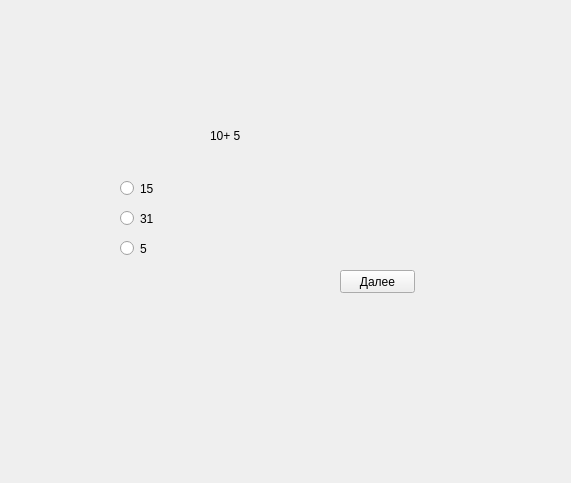
<?xml version="1.0" encoding="UTF-8"?>
<ui version="4.0">
 <class>Form</class>
 <widget class="QWidget" name="Form">
  <property name="geometry">
   <rect>
    <x>0</x>
    <y>0</y>
    <width>571</width>
    <height>483</height>
   </rect>
  </property>
  <property name="windowTitle">
   <string>Form</string>
  </property>
  <widget class="QStackedWidget" name="stackedWidget">
   <property name="geometry">
    <rect>
     <x>60</x>
     <y>50</y>
     <width>381</width>
     <height>261</height>
    </rect>
   </property>
   <property name="currentIndex">
    <number>2</number>
   </property>
   <widget class="QWidget" name="page">
    <widget class="QLabel" name="label">
     <property name="geometry">
      <rect>
       <x>150</x>
       <y>40</y>
       <width>91</width>
       <height>31</height>
      </rect>
     </property>
     <property name="styleSheet">
      <string notr="true">font: 25pt &quot;MS Shell Dlg 2&quot;;</string>
     </property>
     <property name="text">
      <string>ТЕСТ </string>
     </property>
    </widget>
    <widget class="QPushButton" name="pushButton">
     <property name="geometry">
      <rect>
       <x>150</x>
       <y>170</y>
       <width>81</width>
       <height>41</height>
      </rect>
     </property>
     <property name="text">
      <string>НАЧАТЬ!</string>
     </property>
    </widget>
   </widget>
   <widget class="QWidget" name="page_2">
    <widget class="QLabel" name="label_2">
     <property name="geometry">
      <rect>
       <x>130</x>
       <y>40</y>
       <width>141</width>
       <height>21</height>
      </rect>
     </property>
     <property name="styleSheet">
      <string notr="true">font: 11pt &quot;MS Shell Dlg 2&quot;;</string>
     </property>
     <property name="text">
      <string>Тебя зовут Рим?</string>
     </property>
    </widget>
    <widget class="QRadioButton" name="radioButton">
     <property name="geometry">
      <rect>
       <x>60</x>
       <y>100</y>
       <width>82</width>
       <height>17</height>
      </rect>
     </property>
     <property name="text">
      <string>ДА</string>
     </property>
    </widget>
    <widget class="QRadioButton" name="radioButton_2">
     <property name="geometry">
      <rect>
       <x>60</x>
       <y>130</y>
       <width>82</width>
       <height>17</height>
      </rect>
     </property>
     <property name="text">
      <string>НЕТ</string>
     </property>
    </widget>
    <widget class="QPushButton" name="pushButton_2">
     <property name="geometry">
      <rect>
       <x>280</x>
       <y>220</y>
       <width>75</width>
       <height>23</height>
      </rect>
     </property>
     <property name="text">
      <string>Далее</string>
     </property>
    </widget>
   </widget>
   <widget class="QWidget" name="page_3">
    <widget class="QRadioButton" name="radioButton_3">
     <property name="geometry">
      <rect>
       <x>60</x>
       <y>130</y>
       <width>82</width>
       <height>17</height>
      </rect>
     </property>
     <property name="text">
      <string>15</string>
     </property>
    </widget>
    <widget class="QRadioButton" name="radioButton_4">
     <property name="geometry">
      <rect>
       <x>60</x>
       <y>160</y>
       <width>82</width>
       <height>17</height>
      </rect>
     </property>
     <property name="text">
      <string>31</string>
     </property>
    </widget>
    <widget class="QRadioButton" name="radioButton_5">
     <property name="geometry">
      <rect>
       <x>60</x>
       <y>190</y>
       <width>82</width>
       <height>17</height>
      </rect>
     </property>
     <property name="text">
      <string>5</string>
     </property>
    </widget>
    <widget class="QLabel" name="label_3">
     <property name="geometry">
      <rect>
       <x>150</x>
       <y>70</y>
       <width>101</width>
       <height>31</height>
      </rect>
     </property>
     <property name="text">
      <string>10+ 5</string>
     </property>
    </widget>
    <widget class="QPushButton" name="pushButton_3">
     <property name="geometry">
      <rect>
       <x>280</x>
       <y>220</y>
       <width>75</width>
       <height>23</height>
      </rect>
     </property>
     <property name="text">
      <string>Далее</string>
     </property>
    </widget>
   </widget>
   <widget class="QWidget" name="page_4">
    <widget class="QRadioButton" name="radioButton_6">
     <property name="geometry">
      <rect>
       <x>50</x>
       <y>120</y>
       <width>82</width>
       <height>17</height>
      </rect>
     </property>
     <property name="text">
      <string>20</string>
     </property>
    </widget>
    <widget class="QRadioButton" name="radioButton_7">
     <property name="geometry">
      <rect>
       <x>50</x>
       <y>150</y>
       <width>82</width>
       <height>17</height>
      </rect>
     </property>
     <property name="text">
      <string>100</string>
     </property>
    </widget>
    <widget class="QRadioButton" name="radioButton_8">
     <property name="geometry">
      <rect>
       <x>50</x>
       <y>180</y>
       <width>82</width>
       <height>17</height>
      </rect>
     </property>
     <property name="text">
      <string>50</string>
     </property>
    </widget>
    <widget class="QLabel" name="label_4">
     <property name="geometry">
      <rect>
       <x>160</x>
       <y>70</y>
       <width>91</width>
       <height>21</height>
      </rect>
     </property>
     <property name="text">
      <string>10 * 10</string>
     </property>
    </widget>
    <widget class="QPushButton" name="pushButton_4">
     <property name="geometry">
      <rect>
       <x>290</x>
       <y>230</y>
       <width>75</width>
       <height>23</height>
      </rect>
     </property>
     <property name="text">
      <string>Далее</string>
     </property>
    </widget>
   </widget>
   <widget class="QWidget" name="page_5">
    <widget class="QPushButton" name="pushButton_5">
     <property name="geometry">
      <rect>
       <x>290</x>
       <y>230</y>
       <width>75</width>
       <height>23</height>
      </rect>
     </property>
     <property name="text">
      <string>Далее</string>
     </property>
    </widget>
    <widget class="QLabel" name="label_5">
     <property name="geometry">
      <rect>
       <x>160</x>
       <y>50</y>
       <width>121</width>
       <height>21</height>
      </rect>
     </property>
     <property name="text">
      <string>Сосал? </string>
     </property>
    </widget>
    <widget class="QRadioButton" name="radioButton_9">
     <property name="geometry">
      <rect>
       <x>60</x>
       <y>120</y>
       <width>82</width>
       <height>17</height>
      </rect>
     </property>
     <property name="text">
      <string>ДА</string>
     </property>
    </widget>
    <widget class="QRadioButton" name="radioButton_10">
     <property name="geometry">
      <rect>
       <x>60</x>
       <y>150</y>
       <width>82</width>
       <height>17</height>
      </rect>
     </property>
     <property name="text">
      <string>НЕТ</string>
     </property>
    </widget>
    <widget class="QRadioButton" name="radioButton_11">
     <property name="geometry">
      <rect>
       <x>60</x>
       <y>180</y>
       <width>82</width>
       <height>17</height>
      </rect>
     </property>
     <property name="text">
      <string>ВОЗМОЖНО</string>
     </property>
    </widget>
   </widget>
   <widget class="QWidget" name="page_6">
    <widget class="QPushButton" name="pushButton_6">
     <property name="geometry">
      <rect>
       <x>290</x>
       <y>230</y>
       <width>75</width>
       <height>23</height>
      </rect>
     </property>
     <property name="text">
      <string>Далее</string>
     </property>
    </widget>
    <widget class="QRadioButton" name="radioButton_12">
     <property name="geometry">
      <rect>
       <x>40</x>
       <y>120</y>
       <width>82</width>
       <height>17</height>
      </rect>
     </property>
     <property name="text">
      <string>РКН</string>
     </property>
    </widget>
    <widget class="QRadioButton" name="radioButton_13">
     <property name="geometry">
      <rect>
       <x>40</x>
       <y>160</y>
       <width>82</width>
       <height>17</height>
      </rect>
     </property>
     <property name="text">
      <string>Инстаграмм</string>
     </property>
    </widget>
    <widget class="QRadioButton" name="radioButton_14">
     <property name="geometry">
      <rect>
       <x>40</x>
       <y>200</y>
       <width>82</width>
       <height>17</height>
      </rect>
     </property>
     <property name="text">
      <string>Телерамм</string>
     </property>
    </widget>
    <widget class="QLabel" name="label_6">
     <property name="geometry">
      <rect>
       <x>140</x>
       <y>60</y>
       <width>121</width>
       <height>16</height>
      </rect>
     </property>
     <property name="text">
      <string>Что запрещено в РФ?</string>
     </property>
    </widget>
   </widget>
   <widget class="QWidget" name="page_7">
    <widget class="QLabel" name="label_7">
     <property name="geometry">
      <rect>
       <x>80</x>
       <y>60</y>
       <width>231</width>
       <height>16</height>
      </rect>
     </property>
     <property name="text">
      <string>Когда началась Вторая Мировая Война?</string>
     </property>
    </widget>
    <widget class="QPushButton" name="pushButton_7">
     <property name="geometry">
      <rect>
       <x>290</x>
       <y>230</y>
       <width>75</width>
       <height>23</height>
      </rect>
     </property>
     <property name="text">
      <string>Далее</string>
     </property>
    </widget>
    <widget class="QRadioButton" name="radioButton_15">
     <property name="geometry">
      <rect>
       <x>30</x>
       <y>110</y>
       <width>82</width>
       <height>17</height>
      </rect>
     </property>
     <property name="text">
      <string>01.09.1939</string>
     </property>
    </widget>
    <widget class="QRadioButton" name="radioButton_16">
     <property name="geometry">
      <rect>
       <x>30</x>
       <y>140</y>
       <width>82</width>
       <height>17</height>
      </rect>
     </property>
     <property name="text">
      <string>22.06.1941</string>
     </property>
    </widget>
    <widget class="QRadioButton" name="radioButton_17">
     <property name="geometry">
      <rect>
       <x>30</x>
       <y>170</y>
       <width>82</width>
       <height>17</height>
      </rect>
     </property>
     <property name="text">
      <string>02.01.2007</string>
     </property>
    </widget>
   </widget>
   <widget class="QWidget" name="page_8">
    <widget class="QLabel" name="label_8">
     <property name="geometry">
      <rect>
       <x>50</x>
       <y>50</y>
       <width>141</width>
       <height>71</height>
      </rect>
     </property>
     <property name="styleSheet">
      <string notr="true">font: 22pt &quot;Times New Roman&quot;;</string>
     </property>
     <property name="text">
      <string>Баллы: </string>
     </property>
    </widget>
    <widget class="QLabel" name="label_9">
     <property name="geometry">
      <rect>
       <x>50</x>
       <y>120</y>
       <width>111</width>
       <height>71</height>
      </rect>
     </property>
     <property name="styleSheet">
      <string notr="true">font: 22pt &quot;Times New Roman&quot;;</string>
     </property>
     <property name="text">
      <string>Оценка:</string>
     </property>
    </widget>
    <widget class="QPushButton" name="pushButton_8">
     <property name="geometry">
      <rect>
       <x>290</x>
       <y>230</y>
       <width>75</width>
       <height>23</height>
      </rect>
     </property>
     <property name="text">
      <string>ДОМ</string>
     </property>
    </widget>
   </widget>
  </widget>
 </widget>
 <resources/>
 <connections/>
</ui>
